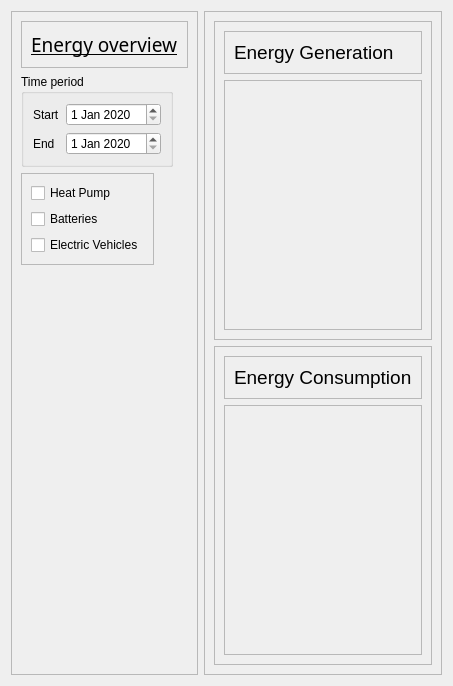
         <widget class="QWidget" name="EnergyQWidget">
          <layout class="QHBoxLayout" name="horizontalLayout_6">
           <item alignment="Qt::AlignTop">
            <widget class="QFrame" name="frame_18">
             <property name="sizePolicy">
              <sizepolicy hsizetype="Maximum" vsizetype="Maximum">
               <horstretch>0</horstretch>
               <verstretch>0</verstretch>
              </sizepolicy>
             </property>
             <property name="frameShape">
              <enum>QFrame::StyledPanel</enum>
             </property>
             <property name="frameShadow">
              <enum>QFrame::Raised</enum>
             </property>
             <layout class="QVBoxLayout" name="verticalLayout_15">
              <item>
               <widget class="QFrame" name="frame_16">
                <property name="sizePolicy">
                 <sizepolicy hsizetype="Minimum" vsizetype="Maximum">
                  <horstretch>0</horstretch>
                  <verstretch>0</verstretch>
                 </sizepolicy>
                </property>
                <property name="frameShape">
                 <enum>QFrame::StyledPanel</enum>
                </property>
                <property name="frameShadow">
                 <enum>QFrame::Raised</enum>
                </property>
                <layout class="QVBoxLayout" name="verticalLayout_26">
                 <item alignment="Qt::AlignLeft|Qt::AlignTop">
                  <widget class="QLabel" name="label_8">
                   <property name="font">
                    <font>
                     <family>Bahnschrift SemiBold</family>
                     <pointsize>14</pointsize>
                     <underline>true</underline>
                    </font>
                   </property>
                   <property name="text">
                    <string>Energy overview</string>
                   </property>
                  </widget>
                 </item>
                </layout>
               </widget>
              </item>
              <item alignment="Qt::AlignLeft|Qt::AlignTop">
               <widget class="QGroupBox" name="groupBox_2">
                <property name="sizePolicy">
                 <sizepolicy hsizetype="Preferred" vsizetype="Maximum">
                  <horstretch>0</horstretch>
                  <verstretch>0</verstretch>
                 </sizepolicy>
                </property>
                <property name="autoFillBackground">
                 <bool>false</bool>
                </property>
                <property name="title">
                 <string>Time period</string>
                </property>
                <property name="flat">
                 <bool>false</bool>
                </property>
                <layout class="QFormLayout" name="formLayout_2">
                 <item row="0" column="0">
                  <widget class="QLabel" name="label_9">
                   <property name="text">
                    <string>Start</string>
                   </property>
                  </widget>
                 </item>
                 <item row="0" column="1">
                  <widget class="QDateEdit" name="startDateEnergy">
                   <property name="minimumDate">
                    <date>
                     <year>2020</year>
                     <month>1</month>
                     <day>1</day>
                    </date>
                   </property>
                  </widget>
                 </item>
                 <item row="1" column="0">
                  <widget class="QLabel" name="label_10">
                   <property name="text">
                    <string>End</string>
                   </property>
                  </widget>
                 </item>
                 <item row="1" column="1">
                  <widget class="QDateEdit" name="endDateEnergy">
                   <property name="minimumDate">
                    <date>
                     <year>2020</year>
                     <month>1</month>
                     <day>1</day>
                    </date>
                   </property>
                  </widget>
                 </item>
                </layout>
               </widget>
              </item>
              <item alignment="Qt::AlignLeft|Qt::AlignTop">
               <widget class="QFrame" name="frame_19">
                <property name="sizePolicy">
                 <sizepolicy hsizetype="Preferred" vsizetype="Maximum">
                  <horstretch>0</horstretch>
                  <verstretch>0</verstretch>
                 </sizepolicy>
                </property>
                <property name="frameShape">
                 <enum>QFrame::StyledPanel</enum>
                </property>
                <property name="frameShadow">
                 <enum>QFrame::Raised</enum>
                </property>
                <layout class="QVBoxLayout" name="verticalLayout_14">
                 <item>
                  <widget class="QCheckBox" name="hp_chkBox">
                   <property name="text">
                    <string>Heat Pump</string>
                   </property>
                  </widget>
                 </item>
                 <item>
                  <widget class="QCheckBox" name="battery_chkBox">
                   <property name="text">
                    <string>Batteries</string>
                   </property>
                  </widget>
                 </item>
                 <item>
                  <widget class="QCheckBox" name="ev_chkBox">
                   <property name="text">
                    <string>Electric Vehicles</string>
                   </property>
                  </widget>
                 </item>
                </layout>
               </widget>
              </item>
              <item>
               <spacer name="verticalSpacer_3">
                <property name="orientation">
                 <enum>Qt::Vertical</enum>
                </property>
                <property name="sizeType">
                 <enum>QSizePolicy::Fixed</enum>
                </property>
                <property name="sizeHint" stdset="0">
                 <size>
                  <width>20</width>
                  <height>400</height>
                 </size>
                </property>
               </spacer>
              </item>
             </layout>
            </widget>
           </item>
           <item>
            <widget class="QFrame" name="frame_17">
             <property name="frameShape">
              <enum>QFrame::StyledPanel</enum>
             </property>
             <property name="frameShadow">
              <enum>QFrame::Raised</enum>
             </property>
             <layout class="QVBoxLayout" name="verticalLayout_13">
              <item>
               <widget class="QFrame" name="frame_7">
                <property name="frameShape">
                 <enum>QFrame::StyledPanel</enum>
                </property>
                <property name="frameShadow">
                 <enum>QFrame::Raised</enum>
                </property>
                <layout class="QVBoxLayout" name="verticalLayout_11">
                 <item>
                  <widget class="QFrame" name="frame_8">
                   <property name="frameShape">
                    <enum>QFrame::StyledPanel</enum>
                   </property>
                   <property name="frameShadow">
                    <enum>QFrame::Raised</enum>
                   </property>
                   <layout class="QVBoxLayout" name="verticalLayout_10">
                    <item alignment="Qt::AlignLeft|Qt::AlignTop">
                     <widget class="QLabel" name="label_2">
                      <property name="font">
                       <font>
                        <family>Arial</family>
                        <pointsize>14</pointsize>
                       </font>
                      </property>
                      <property name="text">
                       <string>Energy Generation</string>
                      </property>
                     </widget>
                    </item>
                   </layout>
                  </widget>
                 </item>
                 <item>
                  <widget class="QFrame" name="energyGenFrame">
                   <property name="sizePolicy">
                    <sizepolicy hsizetype="Preferred" vsizetype="Expanding">
                     <horstretch>0</horstretch>
                     <verstretch>0</verstretch>
                    </sizepolicy>
                   </property>
                   <property name="frameShape">
                    <enum>QFrame::StyledPanel</enum>
                   </property>
                   <property name="frameShadow">
                    <enum>QFrame::Raised</enum>
                   </property>
                  </widget>
                 </item>
                </layout>
               </widget>
              </item>
              <item>
               <widget class="QFrame" name="frame_5">
                <property name="frameShape">
                 <enum>QFrame::StyledPanel</enum>
                </property>
                <property name="frameShadow">
                 <enum>QFrame::Raised</enum>
                </property>
                <layout class="QVBoxLayout" name="verticalLayout_12">
                 <item>
                  <widget class="QFrame" name="frame_6">
                   <property name="sizePolicy">
                    <sizepolicy hsizetype="Preferred" vsizetype="Minimum">
                     <horstretch>0</horstretch>
                     <verstretch>0</verstretch>
                    </sizepolicy>
                   </property>
                   <property name="frameShape">
                    <enum>QFrame::StyledPanel</enum>
                   </property>
                   <property name="frameShadow">
                    <enum>QFrame::Raised</enum>
                   </property>
                   <layout class="QVBoxLayout" name="verticalLayout_9">
                    <item alignment="Qt::AlignLeft|Qt::AlignTop">
                     <widget class="QLabel" name="label">
                      <property name="font">
                       <font>
                        <family>Arial</family>
                        <pointsize>14</pointsize>
                       </font>
                      </property>
                      <property name="text">
                       <string>Energy Consumption</string>
                      </property>
                     </widget>
                    </item>
                   </layout>
                  </widget>
                 </item>
                 <item>
                  <widget class="QFrame" name="energyConsumeFrame">
                   <property name="sizePolicy">
                    <sizepolicy hsizetype="Preferred" vsizetype="Expanding">
                     <horstretch>0</horstretch>
                     <verstretch>0</verstretch>
                    </sizepolicy>
                   </property>
                   <property name="frameShape">
                    <enum>QFrame::StyledPanel</enum>
                   </property>
                   <property name="frameShadow">
                    <enum>QFrame::Raised</enum>
                   </property>
                  </widget>
                 </item>
                </layout>
               </widget>
              </item>
             </layout>
            </widget>
           </item>
          </layout>
         </widget>
